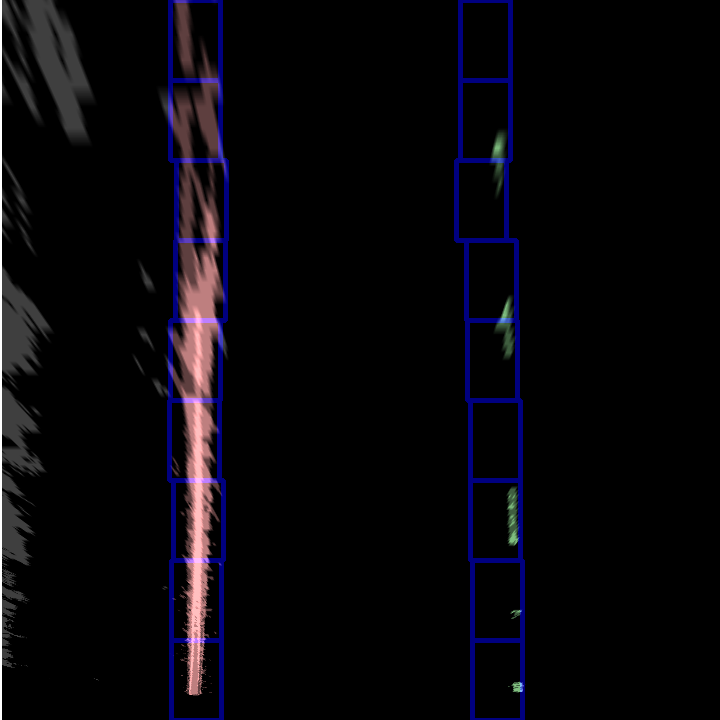
#> input picture output_images/lane_fit.png, 720 x 720 px, given in place of calibration1.jpg, which was not available
$ jupyter execute --allow-errors pipeline.ipynb   (shell and % lines are left out)   (older library calls are emulated)   (text cells are left out)
#> lines starting #> are read from the running program, lines starting #| are printed output that depends on the picture; after the words box and inside, x2 and y2 are one past the last pixel; in counts of white or black regions, pixels touching at a corner belong together; pictures that were not available may be replaced by others from this repository, and a replacement may not be noted
[cell 1]
import numpy as np
import cv2
import glob
from matplotlib import pyplot as plt
import matplotlib.image as mpimg
import matplotlib.cm as cm
import math
from collections import defaultdict
import operator
import heapq
from moviepy.editor import *

[cell 2]
check_imgs = ["camera_cal/calibration"+str(i)+".jpg" for i in range(1,21)]
grid_sizes = [(9,5),(9,6),(9,6),(6,5),(7,6)]+ [(9,6)]*15

def calibration_matrix(imgs, grid_sizes):
    objpoints = []
    imgpoints = []
    for idx, fname in enumerate(imgs):
        img = cv2.imread(fname)
#> img is the input picture: shape (720, 720, 3); mean B, G, R 10.7, 6.2, 7.7
        gray = cv2.cvtColor(img, cv2.COLOR_BGR2GRAY)
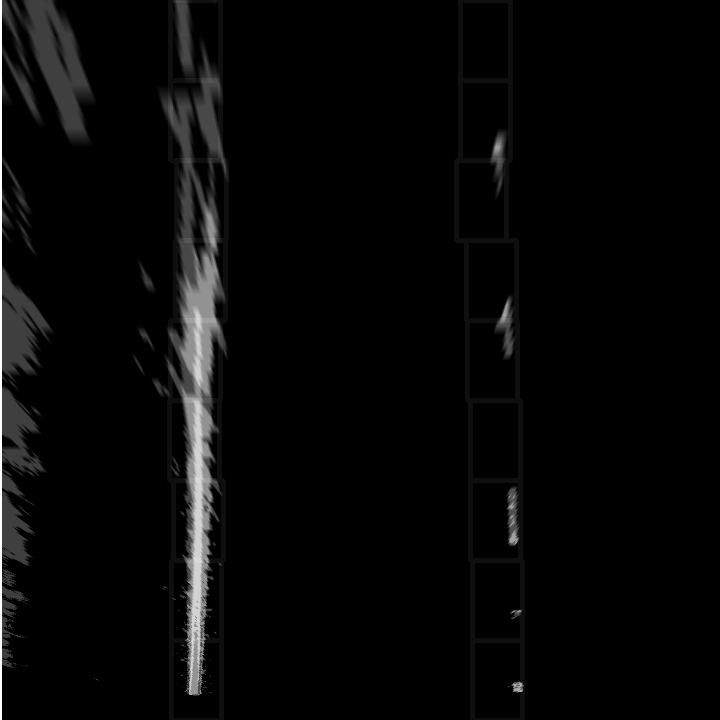
#> gray: shape (720, 720); min 0, max 255, mean 7.2
        grid_size = grid_sizes[idx]
        # Find the chessboard corners
        ret, corners = cv2.findChessboardCorners(gray, grid_size, None)
#> ret = False; corners = None

        # If found, add object points, image points
        if ret == True:
            objp = np.zeros((grid_size[0]*grid_size[1],3), np.float32)
            objp[:,:2] = np.mgrid[0:grid_size[0], 0:grid_size[1]].T.reshape(-1,2)

            objpoints.append(objp)
            imgpoints.append(corners)
#> pass 2 of the loop in calibration_matrix, `for idx, fname in enumerate(imgs):`:
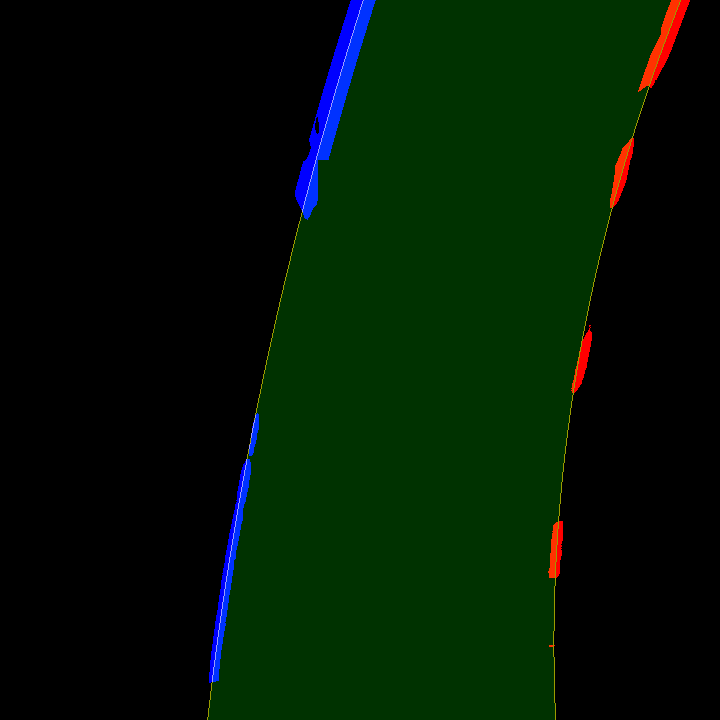
#> input picture output_images/test6_lane_birdview.png, 720 x 720 px, given in place of calibration2.jpg, which was not available
#> in calibration_matrix, img is the input picture: shape (720, 720, 3); mean B, G, R 3.6, 22.5, 2
#> in calibration_matrix, `gray = cv2.cvtColor(img, cv2.COLOR_BGR2GRAY)`:
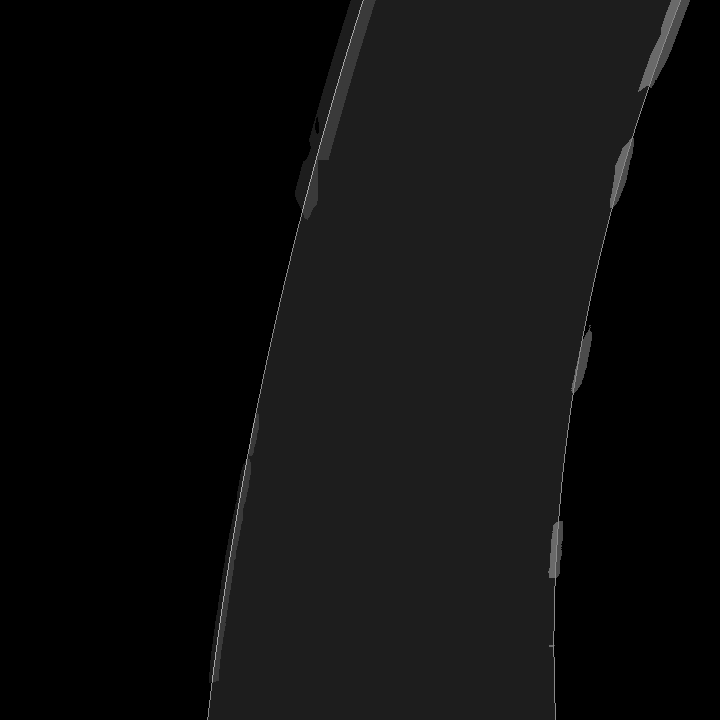
#> gray: shape (720, 720); min 0, max 166, mean 14.1

    ret, mtx, dist, rvecs, tvecs = cv2.calibrateCamera(objpoints, imgpoints, gray.shape[::-1], None, None)
    return (mtx,dist)

#> (the rest of this cell did not finish here and is left out)

[cell 3]
img_size = (720,720)
#> img_size = (720, 720)

def perspective_transformation(target_img_size):
#> called with target_img_size = (720, 720)
    src = np.array([[592, 453],
                    [695,453],
                    [970, 630],
                    [348, 630]], dtype = "float32")

    h_margin = 200
    top_margin = 200
    bottom_margin = 30
    dst = np.array([[h_margin, top_margin],
                    [target_img_size[0] - h_margin, top_margin],
                    [target_img_size[0] - h_margin, target_img_size[1] - bottom_margin],
                    [h_margin, target_img_size[1] - bottom_margin]], dtype = "float32")
#> dst = [[200, 200], [520, 200], [520, 690], [200, 690]]
    return cv2.getPerspectiveTransform(src, dst)

M = perspective_transformation(img_size)
#> M = [[-0.261, -0.839, 517.7], [9.38e-16, -1.88, 836.6], [1.66e-18, -0.00239, 1]]
M_inv = np.linalg.inv(M)
#> M_inv = [[-3.83, 12.97, -8871.3], [-1.47e-14, 8.46, -7081.9], [-2.88e-17, 0.0203, -15.95]]

[cell 4]
def region_of_interest(shape, vertices):
    #defining a blank mask to start with
#> called with shape = (720, 1280)
    mask = np.zeros(shape,dtype=np.uint8)
    cv2.fillPoly(mask, np.array([vertices], dtype=np.int32),1)
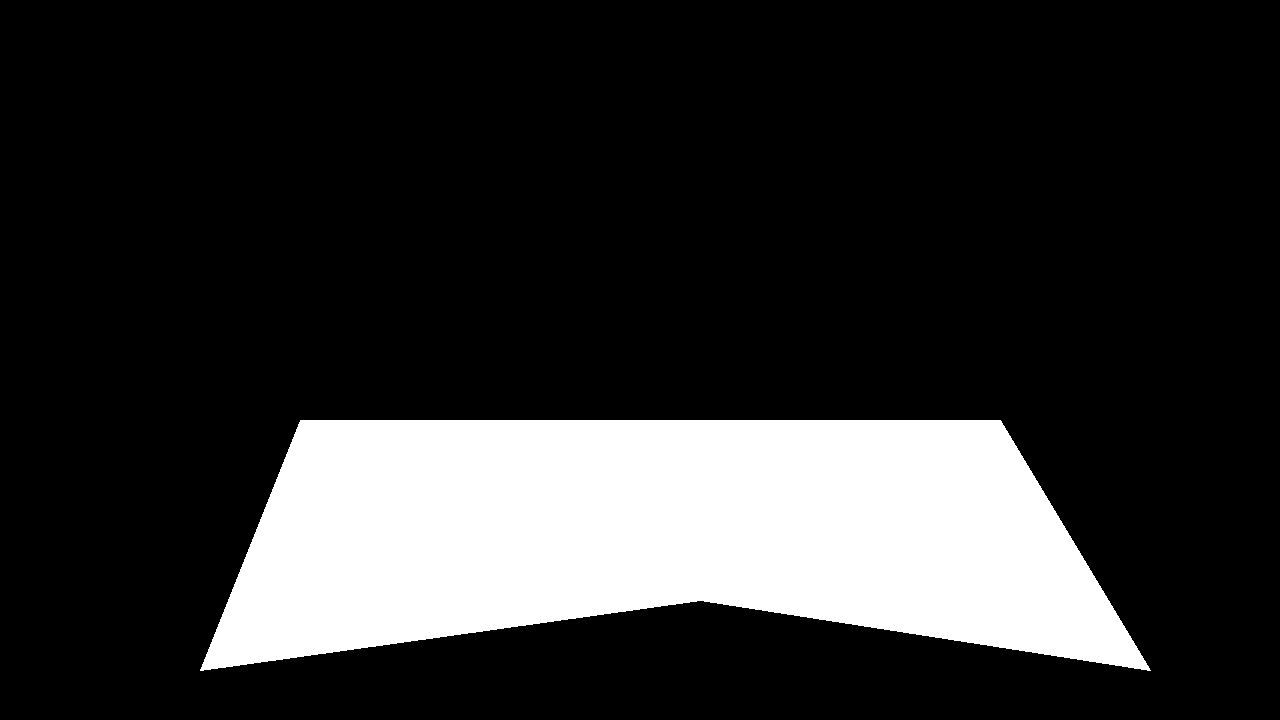
#> mask: shape (720, 1280); values 0 (black) and 1 (white), 18.9% white; 1 white region, box (x1, y1, x2, y2) and area: (200, 420, 1151, 671) 174081
    return mask
roi = region_of_interest((720,1280), [[300,420],[200,670],[700,600],[1150,670],[1000,420]])
#> (the rest of this cell did not finish here and is left out)

[cell 5]
test = cv2.warpPerspective(roi, np.linalg.inv(M), (1280,720), flags=cv2.INTER_LINEAR)
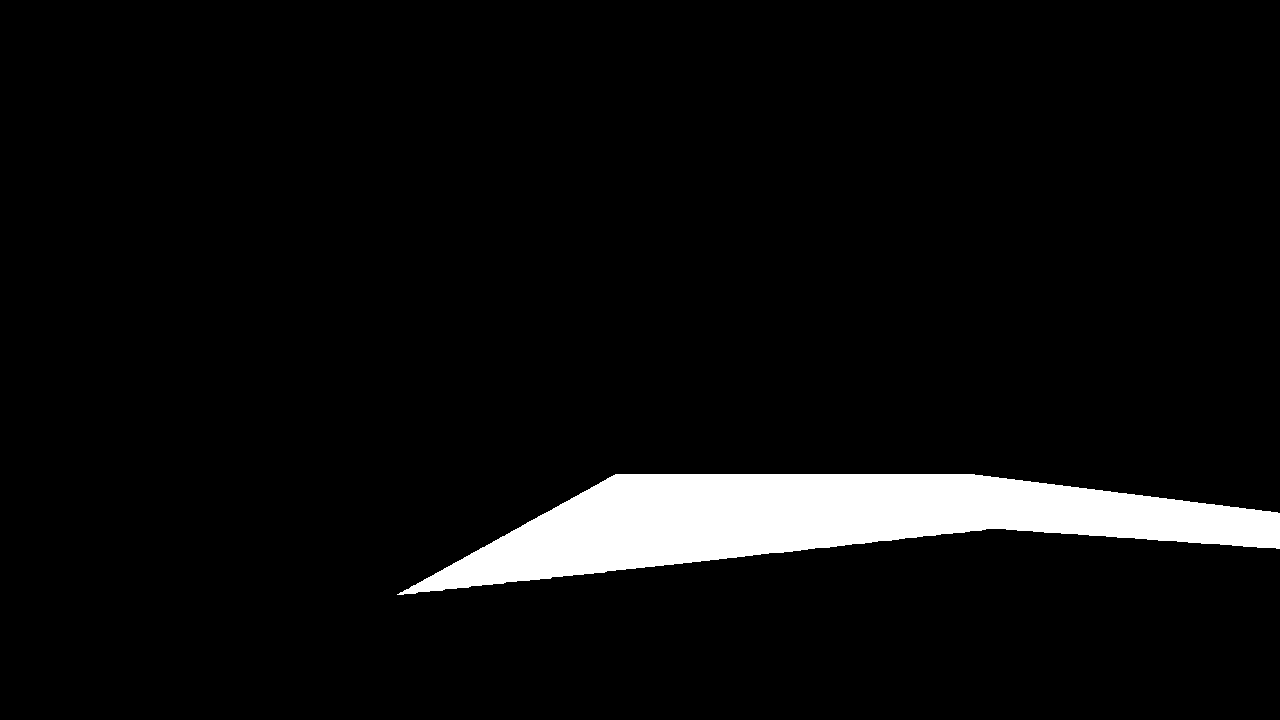
#> test: shape (720, 1280); values 0 (black) and 1 (white), 5.6% white; 1 white region, box (x1, y1, x2, y2) and area: (397, 474, 1280, 595) 51929
print("This is how the mask looks like on the original image")
plt.imshow(test,cmap='gray')
